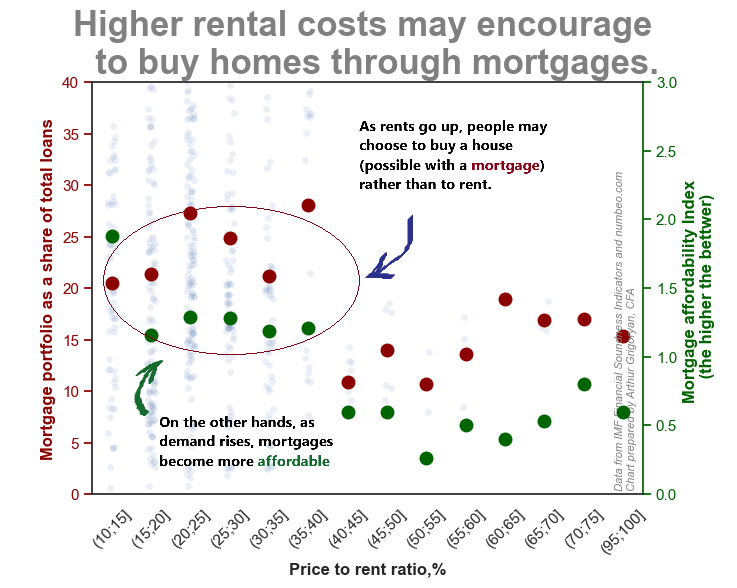

The Python source for this figure:
import numpy as np
import pandas as pd
import seaborn as sns
import matplotlib.pyplot as plt

#Load the data
path="C:\\Users\\Arthur\\OneDrive\\Documents\\Linkedin data\\"
data=pd.read_excel(path+"Numbeo data.xlsx", 
    sheet_name="Values levels", usecols="A:H", header=0)


my_order=['(0;5]', '(5;10]','(10;15]','(15;20]', 
          '(20;25]','(25;30]', '(30;35]', '(35;40]','(40;45]', 
          '(45;50]', '(50;55]', '(55;60]', '(60;65]', '(65;70]', '(70;75]',
          '(75,;0]','(80;85]','(85;90]','(90;95]','(95;100]']


data['Range'] = pd.Categorical(data['Range'], 
                                categories=my_order, 
                                ordered=True)

filtered_list=[ '(10;15]','(15;20]', 
          '(20;25]','(25;30]', '(30;35]', '(35;40]','(40;45]', 
          '(45;50]', '(50;55]', '(55;60]', '(60;65]', '(65;70]', '(70;75]',
          '(95;100]']

data=data[data['Range'].isin(filtered_list)]


#Chart
sns.set_theme(style="white")

# 1) Create a figure and a single Axes:
f, ax = plt.subplots()
sns.despine(bottom=True, left=True)  # optional

# 2) Plot the first pointplot on the left y-axis
sns.pointplot(
    data=data,
    x="Range",
    y="Mortgage loans as a share of total loans",
    order=filtered_list,
    markers="o",
    markersize=8,
    errorbar=None,
    join=False,
    legend=False,
    color="darkred",
    ax=ax  # <--- Render on this primary Axes
)

# 3) Create a twin Axes sharing the same x-axis (but independent y-axis)
ax2 = ax.twinx()

ax.spines["left"].set_color("darkred")       # Left spine
ax.tick_params(axis="y", colors="darkred")   # Tick labels and ticks
ax.yaxis.label.set_color("darkred") 

ax2.spines["right"].set_color("darkgreen")
ax2.tick_params(axis="y", colors="darkgreen")
ax2.yaxis.label.set_color("darkgreen")

# 4) Plot the second pointplot on the right y-axis
sns.pointplot(
    data=data,
    x="Range",
    y="Affordability Index",
    order=filtered_list,
    markers="o",
    markersize=8,
    errorbar=None,
    join=False,
    legend=False,
    color="darkgreen",
    ax=ax2  # <--- Render on the new, right-side Axes
)

# 5) (Optional) If you also have a stripplot for the first metric:
sns.stripplot(
    data=data,
    x="Range",
    y="Mortgage loans as a share of total loans",
    dodge=True,
    order=filtered_list,
    alpha=0.1,
    zorder=1,
    legend=False,
    ax=ax  # keep it on the left axis
)

# 6) Label axes
ax.set_xlabel("Price to rent ratio,%", fontweight='bold')
ax.set_ylabel("Mortgage portfolio as a share of total loans", fontweight='bold')

# Give the right axis a separate label if desired
ax2.set_ylabel("Mortgage affordability Index \n (the higher the bettwer)", fontweight='bold')

# 7) Add any text, titles, or other formatting
ax.text(
    0.95, 0.01,
    "Data from IMF Financial Soundness Indicators and numbeo.com\nChart prepared by Arthur Grigoryan, CFA",
    fontsize=8,
    fontstyle='italic',
    color='grey',
    rotation=90,
    transform=ax.transAxes,
    ha='left',
    va='bottom',
)
ax.set_title(
    "Higher rental costs may encourage \n  to buy homes through mortgages.",
    fontsize=25, fontweight='bold', color='grey'
)

#plt.ylim(0, 40)        # Y-limits for the left axis
ax2.set_ylim(0, 3)   # Example Y-limits for the right axis—adjust as needed
ax.set_ylim(0,40)

ax.set_xticklabels(ax.get_xticklabels(), rotation=45)

plt.show()
